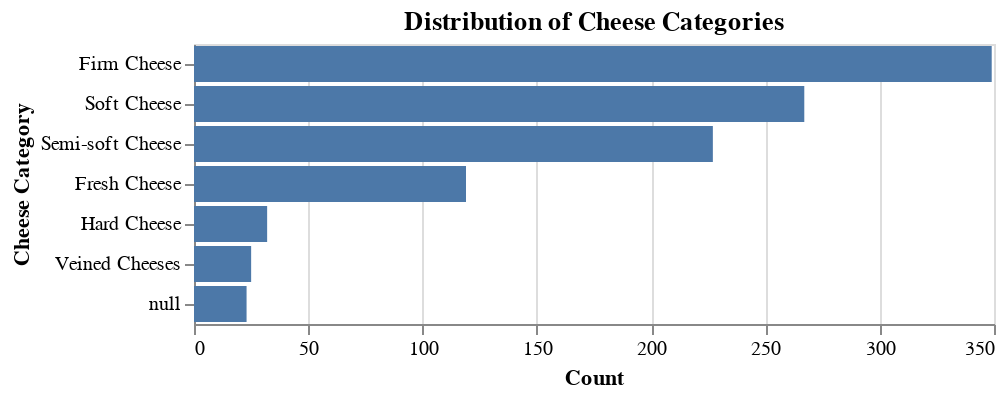

This figure's notebook cell:
### Code cell
# Create a bar chart for the distribution of cheese categories
bar_chart_category = alt.Chart(cheese_df).mark_bar().encode(
    x=alt.X('count():Q', title='Count'),
    y=alt.Y('CategoryTypeEn:N', sort='-x', title='Cheese Category')
).properties(
    title='Distribution of Cheese Categories'
)

bar_chart_category

### Figure 1 — Vega-Lite specification as saved in the notebook (floating-point values rounded to 4 significant figures; data arrays with more than 128 entries replaced by an {"elided": "..."} marker saying what was removed)
{"config": {"view": {"continuousWidth": 400, "continuousHeight": 300}}, "data": {"name": "data-9e1ead429797596045ea8f1ed08573dc"}, "mark": "bar", "encoding": {"x": {"type": "quantitative", "aggregate": "count", "title": "Count"}, "y": {"type": "nominal", "field": "CategoryTypeEn", "sort": "-x", "title": "Cheese Category"}}, "title": "Distribution of Cheese Categories", "$schema": "https://vega.github.io/schema/vega-lite/v4.8.1.json", "datasets": {"data-9e1ead429797596045ea8f1ed08573dc": {"elided": "1042 records"}}}
